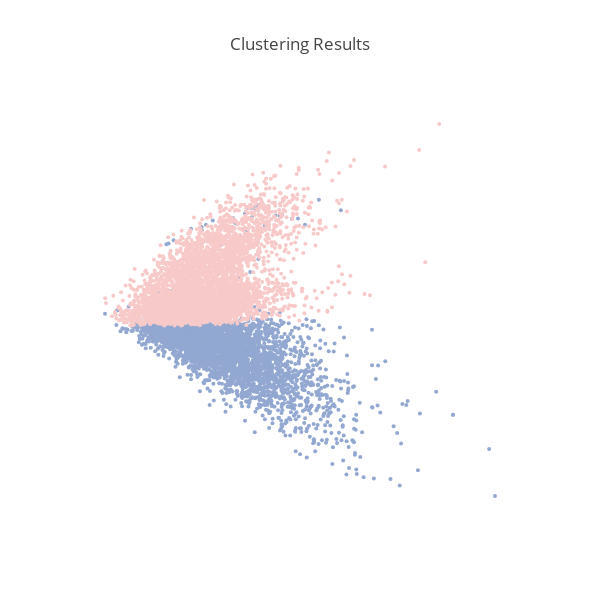

The code cell stored with this chart in its notebook:
### Code cell
#svd22 = TruncatedSVD(n_components = 3, n_iter = 7, random_state = 42)
#lsiVectors22 = svd22.fit_transform(lsiVectors2)
plot_clusters(lsiVectors2, km, 'Clustering Results')

### Figure 1 — Plotly figure (JSON) as saved in the notebook; plotly's stock layout.template omitted (floating-point values rounded to 4 significant figures; data arrays with more than 128 entries replaced by an {"elided": "..."} marker saying what was removed)
{"data": [{"marker": {"color": "#92A8D1", "size": 4}, "mode": "markers", "name": "cluster 0", "showlegend": false, "type": "scatter", "uid": "28eec4ef-fc98-48e0-b6a5-07c360d6bf38", "x": {"elided": "3552 float values"}, "y": {"elided": "3552 float values"}}, {"marker": {"color": "#F7CAC9", "size": 4}, "mode": "markers", "name": "cluster 1", "showlegend": false, "type": "scatter", "uid": "ffeae4ba-03c2-45fa-a26a-e25c2ead993e", "x": {"elided": "4330 float values"}, "y": {"elided": "4330 float values"}}], "layout": {"autosize": false, "height": 600, "title": {"text": "Clustering Results"}, "width": 600, "xaxis": {"showgrid": false, "showticklabels": false, "ticks": "", "zeroline": false}, "yaxis": {"showgrid": false, "showticklabels": false, "ticks": "", "zeroline": false}}}
